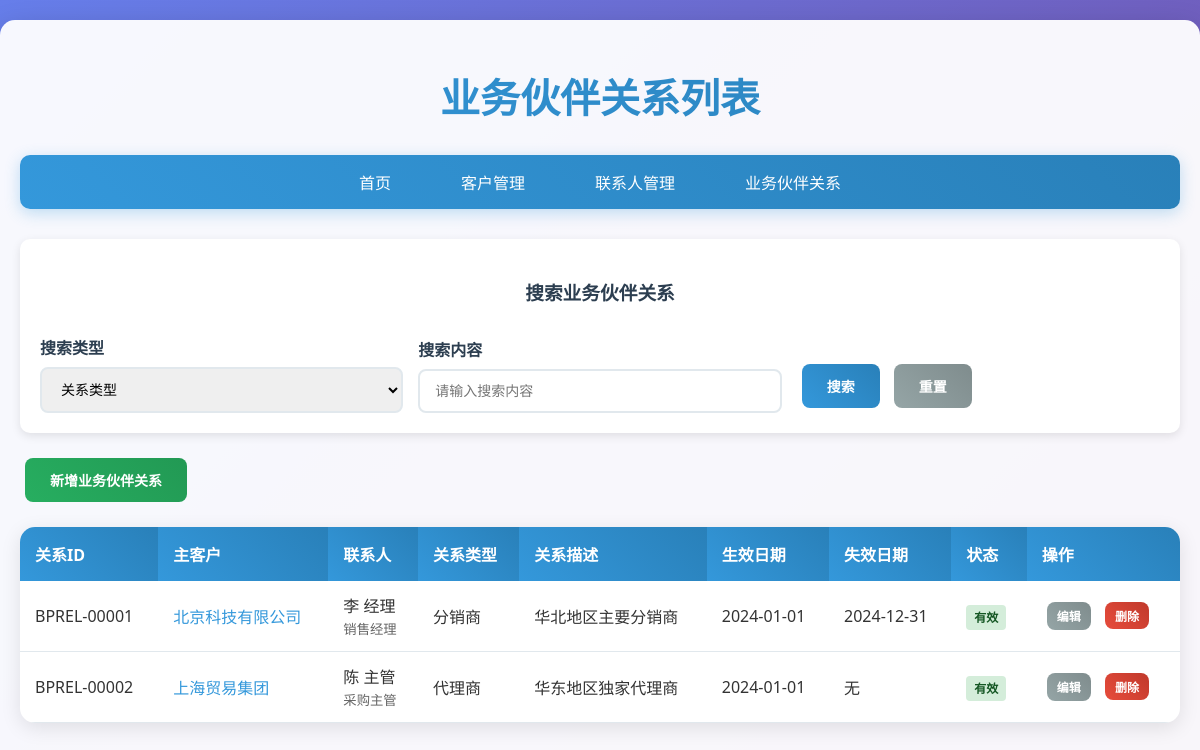
The page /customer/relationships on the database its author committed.
### customer/models.py (models this page shows, shortened)
class BPRelationship(db.Model):
    __tablename__ = 'bp_relationship'
    relationship_id = db.Column(db.String(255), primary_key=True, comment='关系ID，唯一键（如"BPREL-00001"）')
    main_customer_id = db.Column(db.String(255), db.ForeignKey('customer.customer_id'), nullable=False, comment='主客户编号')
    contact_id = db.Column(db.String(255), db.ForeignKey('contact_person.contact_id'), nullable=True, comment='联系人ID')
    relationship_type = db.Column(db.String(255), nullable=False, comment='关系类型（如"分销商""代理商"）')
    description = db.Column(db.String(255), comment='关系描述')
    effective_date = db.Column(db.Date, comment='生效日期')
    expiry_date = db.Column(db.Date, comment='失效日期')
    status = db.Column(db.String(255), default='有效', comment='关系状态（"有效""已终止"）')
    contact_person = db.relationship('ContactPerson', backref='bp_relationships', lazy=True)

class Customer(db.Model):
    __tablename__ = 'customer'
    customer_id = db.Column(db.String(255), primary_key=True, comment='客户编号，唯一键（如"CUST-CN00001"）')
    customer_name = db.Column(db.String(255), nullable=False, comment='客户名称，全称')
    customer_type = db.Column(db.String(255), nullable=False, comment='客户类型，分为person/group/organization')
    address = db.Column(db.String(255), nullable=False, comment='注册或经营地址')
    phone = db.Column(db.String(255), nullable=False, comment='固定办公电话')
    email = db.Column(db.String(255), nullable=False, comment='官方邮箱')
    credit_limit = db.Column(db.Numeric(10, 2), default=0, comment='信用额度，非负数')
    payment_terms_code = db.Column(db.String(255), comment='付款条件代码')
    sales_region_code = db.Column(db.String(255), comment='销售区域代码')
    status = db.Column(db.String(255), default='正常', comment='客户状态（"正常""已停用""已注销"）')
    created_at = db.Column(db.DateTime, default=datetime.utcnow, comment='创建时间，可自动生成')
    contact_persons = db.relationship('ContactPerson', backref='customer', lazy=True, cascade='all, delete-orphan')
    bp_relationships = db.relationship('BPRelationship', backref='main_customer', lazy=True, cascade='all, delete-orphan')

class ContactPerson(db.Model):
    __tablename__ = 'contact_person'
    contact_id = db.Column(db.String(255), primary_key=True, comment='联系人ID，唯一键（如"CONT-00001"）')
    customer_id = db.Column(db.String(255), db.ForeignKey('customer.customer_id'), nullable=False, comment='所属客户编号')
    first_name = db.Column(db.String(255), nullable=False, comment='名')
    last_name = db.Column(db.String(255), nullable=False, comment='姓')
    country_language = db.Column(db.String(255), comment='国家/语言')
    contact_info = db.Column(db.String(255), nullable=False, comment='办公电话/手机/邮箱（至少一项）')
    position = db.Column(db.String(255), comment='职位')
    status = db.Column(db.String(255), default='有效', comment='联系人状态（"有效""无效"）')

### customer/views.py (the view)
@bp.route('/relationships')
def list_relationships():
    search_form = BPRelationshipSearchForm()
    relationships = BPRelationship.query.all()
    return render_template('customer/relationship_list.html', relationships=relationships, search_form=search_form)

### customer/forms.py
class BPRelationshipSearchForm(FlaskForm):
    search_type = SelectField('搜索类型',
                             choices=[('main_customer_id', '主客户编号'), ('relationship_type', '关系类型'),
                                    ('status', '关系状态')],
                             default='relationship_type')
    search_value = StringField('搜索内容', validators=[Optional()])

### templates/customer/relationship_list.html (shortened to what this page needs)
<!DOCTYPE html>
<html lang="zh-CN">
<head>
    <link rel="stylesheet" href="{{ url_for('static', filename='style.css') }}">
</head>
<body>
    <div class="container">
        <h1>业务伙伴关系列表</h1>
        <div class="navbar">
            <ul>
                <li><a href="{{ url_for('customer.index') }}">首页</a></li>
                <li><a href="{{ url_for('customer.list_customers') }}">客户管理</a></li>
                <li><a href="{{ url_for('customer.list_contacts') }}">联系人管理</a></li>
                <li><a href="{{ url_for('customer.list_relationships') }}">业务伙伴关系</a></li>
            </ul>
        </div>
        <div class="search-container">
            <h3>搜索业务伙伴关系</h3>
            <form method="POST" action="{{ url_for('customer.search_relationships') }}" class="search-form">
                <div class="form-group">
                    {{ search_form.search_type.label }}
                    {{ search_form.search_type(class="form-control") }}
                </div>
                <div class="form-group">
                    {{ search_form.search_value.label }}
                    {{ search_form.search_value(class="form-control", placeholder="请输入搜索内容") }}
                </div>
                <div class="form-group">
                    <button type="submit" class="btn btn-primary">搜索</button>
                    <a href="{{ url_for('customer.list_relationships') }}" class="btn btn-secondary">重置</a>
                </div>
            </form>
        </div>
        <div style="margin-bottom: 20px;">
            <a href="{{ url_for('customer.create_relationship') }}" class="btn btn-success">新增业务伙伴关系</a>
        </div>
        <div class="table-container">
            <table>
                <thead>
                    <tr>
                        <th>关系ID</th>
                        <th>主客户</th>
                        <th>联系人</th>
                        <th>关系类型</th>
                        <th>关系描述</th>
                        <th>生效日期</th>
                        <th>失效日期</th>
                        <th>状态</th>
                        <th>操作</th>
                    </tr>
                </thead>
                <tbody>
                    {% for relationship in relationships %}
                    <tr>
                        <td>{{ relationship.relationship_id }}</td>
                        <td>
                            <a href="{{ url_for('customer.view_customer', customer_id=relationship.main_customer_id) }}" style="color: #3498db; text-decoration: none;">
                                {{ relationship.main_customer.customer_name }}
                            </a>
                        </td>
                        <td>
                            {% if relationship.contact_person %}
                                {{ relationship.contact_person.first_name }} {{ relationship.contact_person.last_name }}
                                {% if relationship.contact_person.position %}
                                    <br><small style="color: #666;">{{ relationship.contact_person.position }}</small>
                                {% endif %}
                            {% else %}
                                <span style="color: #999;">无</span>
                            {% endif %}
                        </td>
                        <td>{{ relationship.relationship_type }}</td>
                        <td>{{ relationship.description or '无' }}</td>
                        <td>{{ relationship.effective_date.strftime('%Y-%m-%d') if relationship.effective_date else '无' }}</td>
                        <td>{{ relationship.expiry_date.strftime('%Y-%m-%d') if relationship.expiry_date else '无' }}</td>
                        <td>
                            <span class="status-badge status-{{ relationship.status }}">
                                {{ relationship.status }}
                            </span>
                        </td>
                        <td>
                            <a href="{{ url_for('customer.edit_relationship', relationship_id=relationship.relationship_id) }}" class="btn btn-secondary" style="padding: 5px 10px; font-size: 12px;">编辑</a>
                            <form method="POST" action="{{ url_for('customer.delete_relationship', relationship_id=relationship.relationship_id) }}" style="display: inline;" onsubmit="return confirm('确定要删除这个业务伙伴关系吗？')">
                                <button type="submit" class="btn btn-danger" style="padding: 5px 10px; font-size: 12px;">删除</button>
                            </form>
                        </td>
                    </tr>
                    {% else %}
                    <tr>
                        <td colspan="9" style="text-align: center; padding: 30px; color: #666;">
                            暂无业务伙伴关系数据
                        </td>
                    </tr>
                    {% endfor %}
                </tbody>
            </table>
        </div>
    </div>
</body>
</html>

### static/style.css (style rules this page uses)
body { font-family: 'Segoe UI', Tahoma, Geneva, Verdana, sans-serif; background: linear-gradient(135deg, #667eea 0%, #764ba2 100%); margin: 0; padding: 0; min-height: 100vh; color: #333; }
.container { max-width: 1200px; margin: 0 auto; padding: 20px; background-color: rgba(255, 255, 255, 0.95); border-radius: 15px; box-shadow: 0 10px 30px rgba(0,0,0,0.2); margin-top: 20px; }
h1, h2, h3 { color: #2c3e50; text-align: center; margin-bottom: 30px; }
h1 { font-size: 2.5em; background: linear-gradient(45deg, #3498db, #2980b9); -webkit-background-clip: text; -webkit-text-fill-color: transparent; background-clip: text; }
.navbar { background: linear-gradient(45deg, #3498db, #2980b9); padding: 15px 0; margin-bottom: 30px; border-radius: 10px; box-shadow: 0 4px 15px rgba(52, 152, 219, 0.3); }
.navbar ul { list-style: none; margin: 0; padding: 0; display: flex; justify-content: center; flex-wrap: wrap; }
.navbar li { margin: 0 15px; }
.navbar a { color: white; text-decoration: none; padding: 10px 20px; border-radius: 25px; transition: all 0.3s ease; font-weight: 500; }
.form-group { margin-bottom: 20px; }
.form-group label { display: block; margin-bottom: 8px; font-weight: 600; color: #2c3e50; }
input[type="text"], input[type="email"], input[type="password"], input[type="number"], input[type="date"], select, textarea { width: 100%; padding: 12px 15px; border: 2px solid #e1e8ed; border-radius: 8px; font-size: 14px; transition: all 0.3s ease; box-sizing: border-box; }
.btn { padding: 12px 25px; border: none; border-radius: 8px; cursor: pointer; font-size: 14px; font-weight: 600; text-decoration: none; display: inline-block; transition: all 0.3s ease; margin: 5px; }
.btn-primary { background: linear-gradient(45deg, #3498db, #2980b9); color: white; }
.btn-secondary { background: linear-gradient(45deg, #95a5a6, #7f8c8d); color: white; }
.btn-success { background: linear-gradient(45deg, #27ae60, #229954); color: white; }
.btn-danger { background: linear-gradient(45deg, #e74c3c, #c0392b); color: white; }
.table-container { background: white; border-radius: 15px; overflow: hidden; box-shadow: 0 5px 20px rgba(0,0,0,0.1); margin-bottom: 30px; }
table { width: 100%; border-collapse: collapse; }
th { background: linear-gradient(45deg, #3498db, #2980b9); color: white; padding: 15px; text-align: left; font-weight: 600; }
td { padding: 12px 15px; border-bottom: 1px solid #e1e8ed; }
.search-container { background: white; padding: 20px; border-radius: 10px; margin-bottom: 20px; box-shadow: 0 3px 10px rgba(0,0,0,0.1); }
.search-form { display: flex; gap: 15px; align-items: end; flex-wrap: wrap; }
.search-form .form-group { margin-bottom: 0; flex: 1; min-width: 200px; }

### templates/customer/relationship_list.html (style rules this page uses)
.status-badge { padding: 4px 8px; border-radius: 4px; font-size: 12px; font-weight: bold; }
.status-有效 { background-color: #d4edda; color: #155724; }

### rows shown on the page
BPRelationship: relationship_id "BPREL-00001", main_customer.customer_name "北京科技有限公司", contact_person.first_name "李", contact_person.last_name "经理", contact_person.position "销售经理", relationship_type "分销商", description "华北地区主要分销商", effective_date "2024-01-01", expiry_date "2024-12-31", status "有效"
BPRelationship: relationship_id "BPREL-00002", main_customer.customer_name "上海贸易集团", contact_person.first_name "陈", contact_person.last_name "主管", contact_person.position "采购主管", relationship_type "代理商", description "华东地区独家代理商", effective_date "2024-01-01", expiry_date "无", status "有效"

### other values the page prints
{{ search_form.search_type.label }} "搜索类型"
{{ search_form.search_value.label }} "搜索内容"
